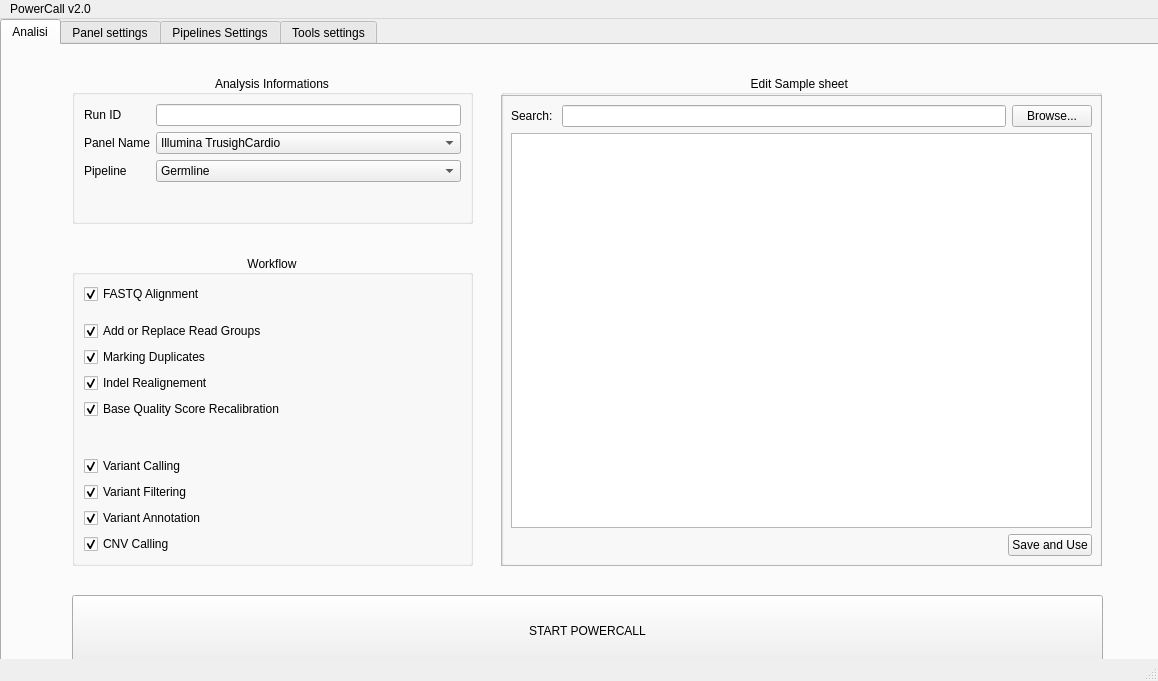
<?xml version="1.0" encoding="UTF-8"?>
<ui version="4.0">
 <class>MainWindow</class>
 <widget class="QMainWindow" name="MainWindow">
  <property name="geometry">
   <rect>
    <x>0</x>
    <y>0</y>
    <width>1158</width>
    <height>681</height>
   </rect>
  </property>
  <property name="windowTitle">
   <string>PowerCall v2.0</string>
  </property>
  <widget class="QWidget" name="centralwidget">
   <widget class="QTabWidget" name="tabWidget">
    <property name="geometry">
     <rect>
      <x>0</x>
      <y>0</y>
      <width>2331</width>
      <height>1081</height>
     </rect>
    </property>
    <property name="sizePolicy">
     <sizepolicy hsizetype="Preferred" vsizetype="Preferred">
      <horstretch>0</horstretch>
      <verstretch>0</verstretch>
     </sizepolicy>
    </property>
    <property name="currentIndex">
     <number>0</number>
    </property>
    <widget class="QWidget" name="Analisitab">
     <property name="accessibleName">
      <string/>
     </property>
     <attribute name="title">
      <string>Analisi</string>
     </attribute>
     <widget class="QGroupBox" name="groupBox_2">
      <property name="geometry">
       <rect>
        <x>70</x>
        <y>210</y>
        <width>401</width>
        <height>311</height>
       </rect>
      </property>
      <property name="title">
       <string>Workflow</string>
      </property>
      <property name="alignment">
       <set>Qt::AlignCenter</set>
      </property>
      <property name="flat">
       <bool>false</bool>
      </property>
      <property name="checkable">
       <bool>false</bool>
      </property>
      <layout class="QFormLayout" name="formLayout_2">
       <item row="0" column="0">
        <widget class="QCheckBox" name="alignment_check">
         <property name="text">
          <string>FASTQ Alignment</string>
         </property>
         <property name="checked">
          <bool>true</bool>
         </property>
        </widget>
       </item>
       <item row="2" column="0">
        <widget class="QCheckBox" name="read_group_check">
         <property name="text">
          <string>Add or Replace Read Groups</string>
         </property>
         <property name="checked">
          <bool>true</bool>
         </property>
        </widget>
       </item>
       <item row="3" column="0">
        <widget class="QCheckBox" name="markDup_check">
         <property name="text">
          <string>Marking Duplicates</string>
         </property>
         <property name="checked">
          <bool>true</bool>
         </property>
        </widget>
       </item>
       <item row="4" column="0">
        <widget class="QCheckBox" name="indel_real_check">
         <property name="text">
          <string>Indel Realignement</string>
         </property>
         <property name="checked">
          <bool>true</bool>
         </property>
        </widget>
       </item>
       <item row="5" column="0">
        <widget class="QCheckBox" name="BQSR_check">
         <property name="text">
          <string>Base Quality Score Recalibration</string>
         </property>
         <property name="checked">
          <bool>true</bool>
         </property>
        </widget>
       </item>
       <item row="6" column="0">
        <spacer name="verticalSpacer_2">
         <property name="orientation">
          <enum>Qt::Vertical</enum>
         </property>
         <property name="sizeHint" stdset="0">
          <size>
           <width>20</width>
           <height>60</height>
          </size>
         </property>
        </spacer>
       </item>
       <item row="7" column="0">
        <widget class="QCheckBox" name="variant_call_check">
         <property name="text">
          <string>Variant Calling</string>
         </property>
         <property name="checked">
          <bool>true</bool>
         </property>
        </widget>
       </item>
       <item row="8" column="0">
        <widget class="QCheckBox" name="variant_filter_check">
         <property name="text">
          <string>Variant Filtering</string>
         </property>
         <property name="checked">
          <bool>true</bool>
         </property>
        </widget>
       </item>
       <item row="9" column="0">
        <widget class="QCheckBox" name="variant_ann_check">
         <property name="text">
          <string>Variant Annotation</string>
         </property>
         <property name="checked">
          <bool>true</bool>
         </property>
        </widget>
       </item>
       <item row="10" column="0">
        <widget class="QCheckBox" name="CNV_check">
         <property name="text">
          <string>CNV Calling</string>
         </property>
         <property name="checked">
          <bool>true</bool>
         </property>
        </widget>
       </item>
       <item row="1" column="0">
        <spacer name="verticalSpacer">
         <property name="orientation">
          <enum>Qt::Vertical</enum>
         </property>
         <property name="sizeHint" stdset="0">
          <size>
           <width>20</width>
           <height>40</height>
          </size>
         </property>
        </spacer>
       </item>
      </layout>
     </widget>
     <widget class="QGroupBox" name="groupBox">
      <property name="geometry">
       <rect>
        <x>70</x>
        <y>30</y>
        <width>401</width>
        <height>149</height>
       </rect>
      </property>
      <property name="title">
       <string>Analysis Informations</string>
      </property>
      <property name="alignment">
       <set>Qt::AlignCenter</set>
      </property>
      <layout class="QFormLayout" name="formLayout">
       <item row="0" column="0">
        <widget class="QLabel" name="label">
         <property name="text">
          <string>Run ID</string>
         </property>
        </widget>
       </item>
       <item row="0" column="1">
        <widget class="QLineEdit" name="lineEdit"/>
       </item>
       <item row="2" column="0">
        <widget class="QLabel" name="label_2">
         <property name="text">
          <string>Panel Name</string>
         </property>
        </widget>
       </item>
       <item row="2" column="1">
        <widget class="QComboBox" name="comboBox">
         <item>
          <property name="text">
           <string>Illumina TrusighCardio</string>
          </property>
         </item>
         <item>
          <property name="text">
           <string>Illumina TrusighCancer</string>
          </property>
         </item>
         <item>
          <property name="text">
           <string>Illumina TrusighOne</string>
          </property>
         </item>
         <item>
          <property name="text">
           <string>SophiaGen HCS</string>
          </property>
         </item>
         <item>
          <property name="text">
           <string>Agilent CardioV1</string>
          </property>
         </item>
         <item>
          <property name="text">
           <string>Agilent AneurysmV1</string>
          </property>
         </item>
         <item>
          <property name="text">
           <string>Agilent CancerV1</string>
          </property>
         </item>
        </widget>
       </item>
       <item row="4" column="1">
        <widget class="QComboBox" name="comboBox_2">
         <item>
          <property name="text">
           <string>Germline</string>
          </property>
         </item>
         <item>
          <property name="text">
           <string>Somatic</string>
          </property>
         </item>
         <item>
          <property name="text">
           <string>Cellfree</string>
          </property>
         </item>
        </widget>
       </item>
       <item row="4" column="0">
        <widget class="QLabel" name="label_3">
         <property name="text">
          <string>Pipeline</string>
         </property>
        </widget>
       </item>
      </layout>
     </widget>
     <widget class="QGroupBox" name="groupBox_3">
      <property name="geometry">
       <rect>
        <x>499</x>
        <y>30</y>
        <width>601</width>
        <height>491</height>
       </rect>
      </property>
      <property name="title">
       <string>Edit Sample sheet </string>
      </property>
      <property name="alignment">
       <set>Qt::AlignCenter</set>
      </property>
      <widget class="QWidget" name="verticalLayoutWidget">
       <property name="geometry">
        <rect>
         <x>0</x>
         <y>20</y>
         <width>601</width>
         <height>471</height>
        </rect>
       </property>
       <layout class="QVBoxLayout" name="verticalLayout">
        <item>
         <widget class="QFrame" name="frame">
          <property name="frameShape">
           <enum>QFrame::StyledPanel</enum>
          </property>
          <property name="frameShadow">
           <enum>QFrame::Raised</enum>
          </property>
          <layout class="QVBoxLayout" name="verticalLayout_2">
           <item>
            <layout class="QHBoxLayout" name="horizontalLayout">
             <item>
              <widget class="QLabel" name="label_4">
               <property name="text">
                <string>Search: </string>
               </property>
              </widget>
             </item>
             <item>
              <widget class="QLineEdit" name="lineEdit_2"/>
             </item>
             <item>
              <widget class="QPushButton" name="SSBrowse_Button">
               <property name="text">
                <string>Browse...</string>
               </property>
              </widget>
             </item>
            </layout>
           </item>
           <item>
            <widget class="QTableWidget" name="tableWidget"/>
           </item>
           <item>
            <layout class="QHBoxLayout" name="horizontalLayout_2">
             <item>
              <spacer name="horizontalSpacer">
               <property name="orientation">
                <enum>Qt::Horizontal</enum>
               </property>
               <property name="sizeHint" stdset="0">
                <size>
                 <width>40</width>
                 <height>20</height>
                </size>
               </property>
              </spacer>
             </item>
             <item>
              <widget class="QPushButton" name="SSAccept_Button">
               <property name="text">
                <string>Save and Use</string>
               </property>
              </widget>
             </item>
            </layout>
           </item>
          </layout>
         </widget>
        </item>
       </layout>
      </widget>
     </widget>
     <widget class="QPushButton" name="pushButton">
      <property name="geometry">
       <rect>
        <x>70</x>
        <y>550</y>
        <width>1031</width>
        <height>71</height>
       </rect>
      </property>
      <property name="text">
       <string>START POWERCALL</string>
      </property>
     </widget>
    </widget>
    <widget class="QWidget" name="Panelstab">
     <attribute name="title">
      <string>Panel settings</string>
     </attribute>
    </widget>
    <widget class="QWidget" name="Pipelinestab">
     <attribute name="title">
      <string>Pipelines Settings</string>
     </attribute>
    </widget>
    <widget class="QWidget" name="tab">
     <attribute name="title">
      <string>Tools settings</string>
     </attribute>
    </widget>
   </widget>
  </widget>
  <widget class="QMenuBar" name="menubar">
   <property name="geometry">
    <rect>
     <x>0</x>
     <y>0</y>
     <width>1158</width>
     <height>22</height>
    </rect>
   </property>
   <widget class="QMenu" name="menuPowerCall_v2_0">
    <property name="title">
     <string>PowerCall v2.0</string>
    </property>
   </widget>
   <addaction name="menuPowerCall_v2_0"/>
  </widget>
  <widget class="QStatusBar" name="statusbar"/>
 </widget>
 <resources/>
 <connections>
  <connection>
   <sender>SSBrowse_Button</sender>
   <signal>clicked()</signal>
   <receiver>MainWindow</receiver>
   <slot>SSBrowseClicked()</slot>
   <hints>
    <hint type="sourcelabel">
     <x>1067</x>
     <y>124</y>
    </hint>
    <hint type="destinationlabel">
     <x>1257</x>
     <y>161</y>
    </hint>
   </hints>
  </connection>
  <connection>
   <sender>SSAccept_Button</sender>
   <signal>clicked()</signal>
   <receiver>MainWindow</receiver>
   <slot>SSAcceptClicked()</slot>
   <hints>
    <hint type="sourcelabel">
     <x>994</x>
     <y>549</y>
    </hint>
    <hint type="destinationlabel">
     <x>1462</x>
     <y>556</y>
    </hint>
   </hints>
  </connection>
 </connections>
 <slots>
  <slot>SSBrowseClicked()</slot>
  <slot>SSAcceptClicked()</slot>
 </slots>
</ui>
